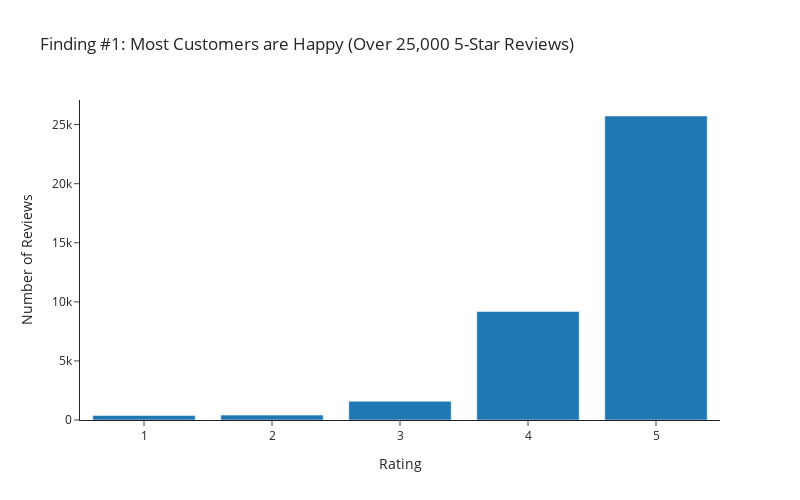

The notebook cell this image was saved under:
### Markdown cell above
#### - Fig1. Distribution of Customer Ratings

### Code cell
rating_counts = Counter(df_cleaned['reviews.rating'])
ratings = sorted(rating_counts.keys())
counts = [rating_counts[rating] for rating in ratings]

fig1 = go.Figure(data=[go.Bar(x=ratings, y=counts)])

fig1.update_layout(
    title='Finding #1: Most Customers are Happy (Over 25,000 5-Star Reviews)',
    xaxis_title='Rating',
    yaxis_title='Number of Reviews',
    xaxis=dict(tickmode='linear'),
    
    width=800,  
    height=500, 
    template='simple_white' 
)
fig1.write_image("fig1.png", scale=5)
fig1.show()

### Figure 1 — Plotly figure (JSON) as saved in the notebook; plotly's stock layout.template omitted (floating-point values rounded to 4 significant figures)
{"data": [{"type": "bar", "x": [1, 2, 3, 4, 5], "y": [385, 414, 1587, 9181, 25730]}], "layout": {"height": 500, "title": {"text": "Finding #1: Most Customers are Happy (Over 25,000 5-Star Reviews)"}, "width": 800, "xaxis": {"tickmode": "linear", "title": {"text": "Rating"}}, "yaxis": {"title": {"text": "Number of Reviews"}}}}
